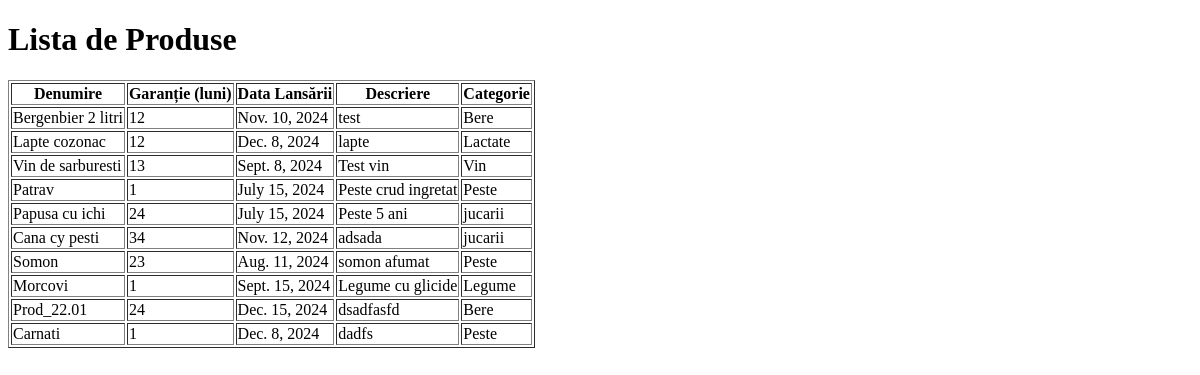
The page /produse/ on the database as committed earlier.
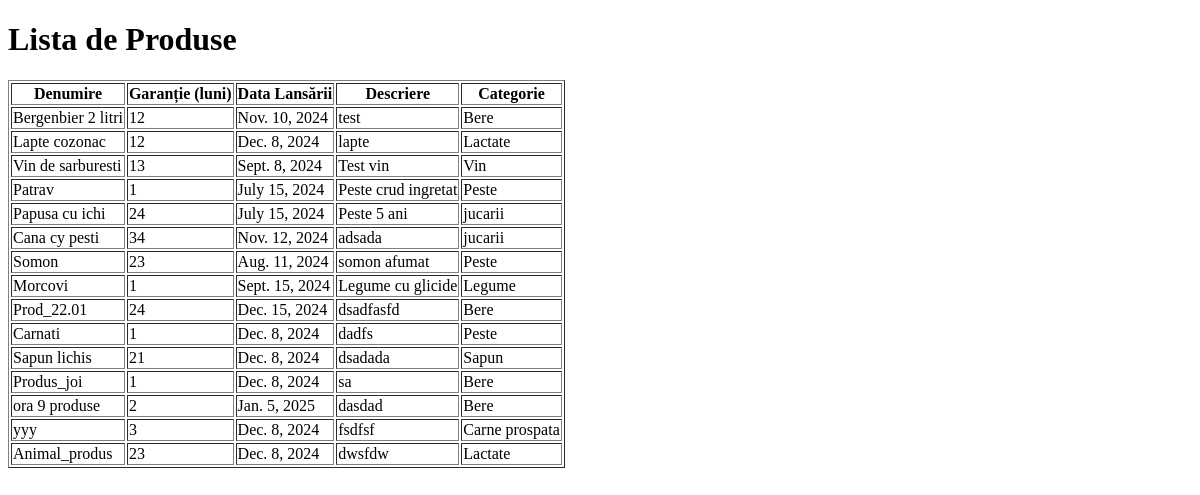
The same page on the database as committed later.
### viewer/models.py (models this page shows, shortened)
class Produs(models.Model):
    class Meta:
        verbose_name_plural = 'Produse'
    denumire = CharField(max_length=128)
    garantie_luni = IntegerField()
    lansat = DateField()
    descriere = TextField()
    categ = ForeignKey(Categ, on_delete=DO_NOTHING)
    created = DateTimeField(auto_now_add=True)

class Categ(models.Model):
    class Meta:
        verbose_name_plural = 'Categorii de produse'
    name = CharField(max_length=128)

### viewer/views.py (the view)
# urls.py: path('produse/', views.lista_produse, name='lista_produse'),
def lista_produse(request):
    produse = Produs.objects.all()  # Preia toate produsele
    return render(request, 'produse.html', {'produse': produse})

### viewer/templates/produse.html (shortened to what this page needs)
<!DOCTYPE html>
<html lang="en">
<head>
</head>
<body>
    <h1>Lista de Produse</h1>
    <table border="1">
        <thead>
            <tr>
                <th>Denumire</th>
                <th>Garanție (luni)</th>
                <th>Data Lansării</th>
                <th>Descriere</th>
                <th>Categorie</th>
            </tr>
        </thead>
        <tbody>
            {% for produs in produse %}
            <tr>
                <td>{{ produs.denumire }}</td>
                <td>{{ produs.garantie_luni }}</td>
                <td>{{ produs.lansat }}</td>
                <td>{{ produs.descriere }}</td>
                <td>{{ produs.categ.name }}</td>
            </tr>
            {% endfor %}
        </tbody>
    </table>
</body>
</html>

Rows that differ between the two databases and show on the page:
added Produs: denumire "Sapun lichis", garantie_luni "21", lansat "Dec. 8, 2024", descriere "dsadada", categ.name "Sapun"
added Produs: denumire "Produs_joi", garantie_luni "1", lansat "Dec. 8, 2024", descriere "sa", categ.name "Bere"
added Produs: denumire "ora 9 produse", garantie_luni "2", lansat "Jan. 5, 2025", descriere "dasdad", categ.name "Bere"
added Produs: denumire "yyy", garantie_luni "3", lansat "Dec. 8, 2024", descriere "fsdfsf", categ.name "Carne prospata"
added Produs: denumire "Animal_produs", garantie_luni "23", lansat "Dec. 8, 2024", descriere "dwsfdw", categ.name "Lactate"
